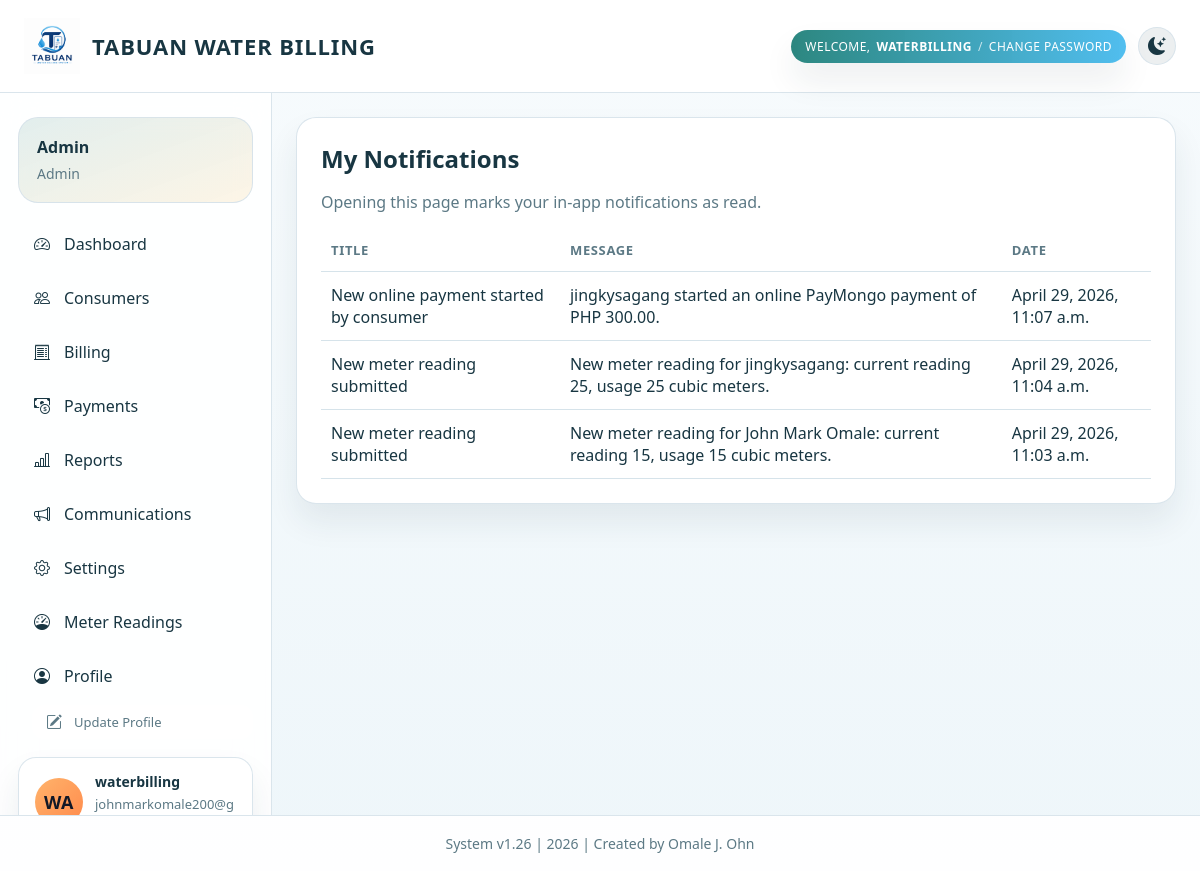
Page /notifications/ (signed in) on the earlier database version.
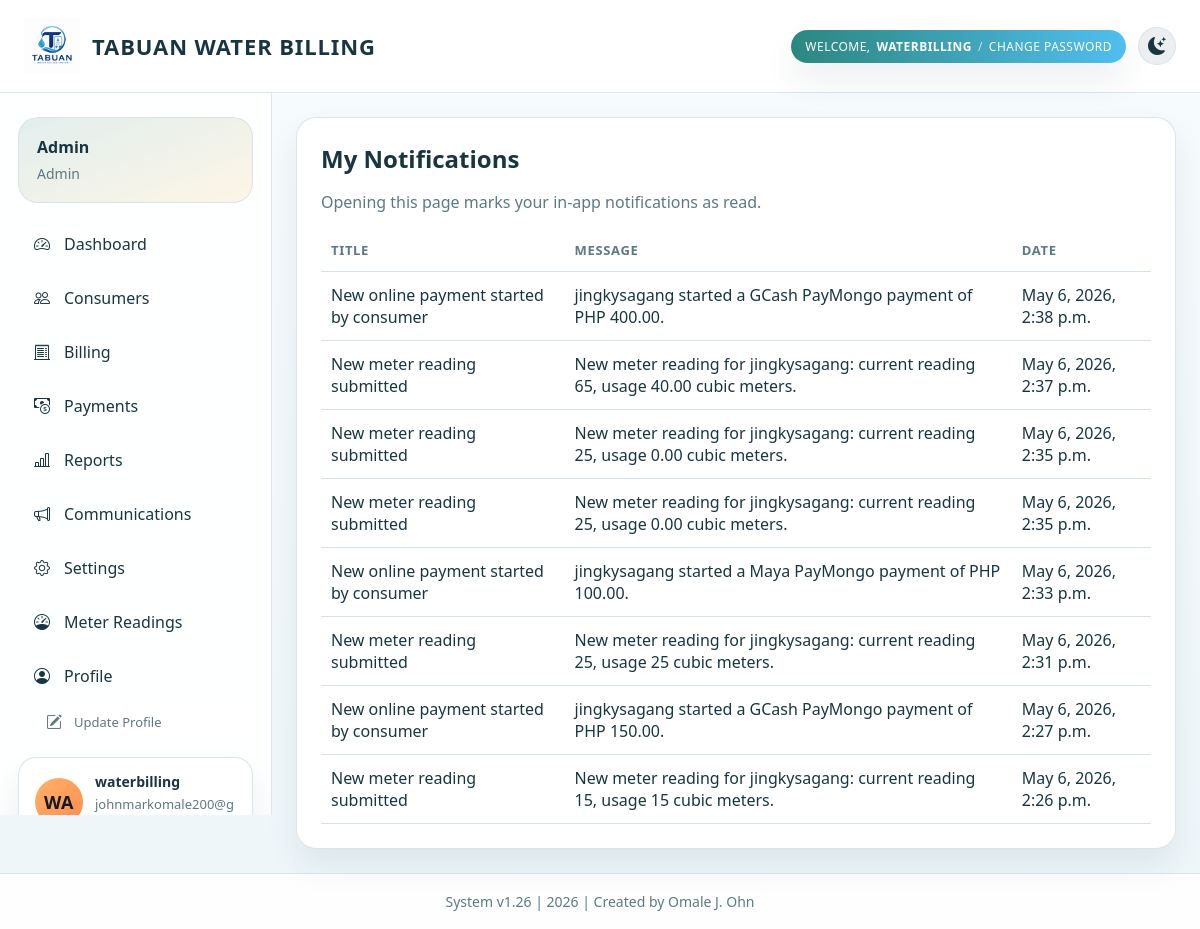
Same page on the later database version.
### billing/models.py (models this page shows, shortened)
class Notification(models.Model):
    class Channels(models.TextChoices):
        IN_APP = 'in_app', 'In App'
        EMAIL = 'email', 'Email'
        SMS = 'sms', 'SMS'
    class Types(models.TextChoices):
        GENERAL = 'general', 'General'
        BILL_DUE = 'bill_due', 'Bill Due'
        PAYMENT = 'payment', 'Payment'
        READING = 'reading', 'Meter Reading'
        ADMIN = 'admin', 'Admin'
    class Statuses(models.TextChoices):
        PENDING = 'pending', 'Pending'
        SENT = 'sent', 'Sent'
        FAILED = 'failed', 'Failed'
    recipient = models.ForeignKey(
        settings.AUTH_USER_MODEL,
        on_delete=models.CASCADE,
        null=True,
        blank=True,
        related_name='billing_notifications',
    )
    consumer = models.ForeignKey(Consumer, on_delete=models.CASCADE, null=True, blank=True, related_name='notifications')
    billing = models.ForeignKey(BillingRecord, on_delete=models.SET_NULL, null=True, blank=True, related_name='notifications')
    payment = models.ForeignKey(Payment, on_delete=models.SET_NULL, null=True, blank=True, related_name='notifications')
    meter_reading = models.ForeignKey(
        MeterReading,
        on_delete=models.SET_NULL,
        null=True,
        blank=True,
        related_name='notifications',
    )
    channel = models.CharField(max_length=20, choices=Channels.choices, default=Channels.IN_APP)
    notification_type = models.CharField(max_length=20, choices=Types.choices, default=Types.GENERAL)
    title = models.CharField(max_length=255)
    message = models.TextField()
    status = models.CharField(max_length=20, choices=Statuses.choices, default=Statuses.PENDING)
    is_read = models.BooleanField(default=False)
    response_message = models.TextField(blank=True)
    created_at = models.DateTimeField(auto_now_add=True)
    class Meta:
        ordering = ['-created_at']

### billing/views.py (the view)
# urls.py: path('notifications/', views.notifications_view, name='notifications'),
@login_required
def notifications_view(request):
    Notification.objects.filter(
        recipient=request.user,
        channel=Notification.Channels.IN_APP,
        is_read=False,
    ).update(is_read=True)
    notifications = Notification.objects.filter(recipient=request.user, channel=Notification.Channels.IN_APP)
    return render(request, 'billing/notifications.html', {'notifications': notifications})

### billing/models.py (called while the page is built)
    @classmethod
    def load(cls):
        defaults = {
            'rate_per_m3': Decimal('20.00'),
            'billing_due_days': 15,
            'enable_cash_payments': True,
            'enable_online_payments': True,
            'notify_by_email': True,
            'notify_by_sms': False,
        }
        settings_obj, _ = cls.objects.get_or_create(pk=1, defaults=defaults)
        return settings_obj

### billing/permissions.py (called while the page is built)
def get_user_profile(user, create=False):
    if create:
        return ensure_user_profile(user)
    if not getattr(user, 'is_authenticated', False):
        return None
    return ConsumerProfile.objects.filter(user=user).first()

def get_user_role(user, create=False):
    if not getattr(user, 'is_authenticated', False):
        return None
    if user.is_staff or user.is_superuser:
        return ConsumerProfile.Roles.ADMIN
    profile = get_user_profile(user, create=create)
    return profile.role if profile else ConsumerProfile.Roles.CONSUMER

def get_linked_consumer(user):
    profile = get_user_profile(user)
    if not profile:
        return None
    return getattr(profile, 'consumer_record', None)

### templates/billing/notifications.html (shortened to what this page needs)
{% extends 'base.html' %}
{% block content %}
<section class="page-wrap">
    <div class="table-card">
        <h2 class="page-title">My Notifications</h2>
        <p class="muted">Opening this page marks your in-app notifications as read.</p>
        <table>
            <thead><tr><th>Title</th><th>Message</th><th>Date</th></tr></thead>
            <tbody>
                {% for item in notifications %}
                    <tr>
                        <td>{{ item.title }}</td>
                        <td>{{ item.message }}</td>
                        <td>{{ item.created_at }}</td>
                    </tr>
                {% empty %}
                    <tr><td colspan="3" class="empty-state">No notifications available.</td></tr>
                {% endfor %}
            </tbody>
        </table>
    </div>
</section>
{% endblock %}

### templates/base.html (shortened to what this page needs)
{% load static %}
<!DOCTYPE html>
<html lang="en">
<head>
    <link rel="stylesheet" href="https://cdn.jsdelivr.net/npm/bootstrap-icons@1.11.3/font/bootstrap-icons.min.css">
</head>
<body>
    <header class="site-header">
        <div class="header-wrap">
            <div class="header-brand">
                <img src="{% static 'legacy_img/tabuan-logo.png' %}" alt="Tabuan Water Billing System Logo" class="brand-logo">
                <div class="brand-block">
                    <strong>Tabuan Water Billing</strong>
                </div>
            </div>
            <div class="header-actions">
                {% if user.is_authenticated %}
                    <div class="header-utility-nav">
                        <span>Welcome,</span>
                        <span class="header-utility-user">{{ user.username }}</span>
                        <span class="header-utility-separator">/</span>
                        <a href="{% url 'password_change' %}">Change Password</a>
                    </div>
                    <button type="button" class="theme-toggle compact-theme-toggle" id="theme-toggle" aria-label="Switch theme">
                        <i class="bi bi-moon-stars-fill theme-toggle-icon" aria-hidden="true"></i>
                    </button>
                {% endif %}
            </div>
        </div>
    </header>
    {% if user.is_authenticated %}
        <div class="app-shell">
            <aside class="app-sidebar" id="app-sidebar">
                <div class="sidebar-panel">
                    <div class="sidebar-user">
                        <strong>{{ current_profile.full_name|default:user.username }}</strong>
                        <span>{{ current_profile.get_role_display|default:current_role|title }}</span>
                    </div>
                    <nav class="sidebar-nav">
                        {% for item in navigation_items %}
                            <div class="sidebar-link-stack">
                                <a href="{% url item.url_name %}{% if item.fragment %}#{{ item.fragment }}{% endif %}" class="sidebar-link {% if item.active %}active{% endif %}">
                                    <span class="sidebar-link-main">
                                        <i class="sidebar-link-icon bi {{ item.icon|default:'bi-circle' }}" aria-hidden="true"></i>
                                        <span class="sidebar-link-label">{{ item.label }}</span>
                                    </span>
                                </a>
                                {% if item.url_name == 'profile' %}
                                    <a href="{% url 'profile' %}" class="sidebar-sublink {% if current_url_name == 'profile' %}active{% endif %}">
                                        <i class="sidebar-sublink-icon bi bi-pencil-square" aria-hidden="true"></i>
                                        <span>Update Profile</span>
                                    </a>
                                {% endif %}
                            </div>
                        {% endfor %}
                    </nav>
                    <div class="sidebar-footer">
                        <div class="sidebar-account-card">
                            <div class="sidebar-account-avatar">
                                {{ user.username|slice:":2"|upper }}
                            </div>
                            <div class="sidebar-account-copy">
                                <strong>{{ user.username }}</strong>
                                <span>{{ current_profile.email|default:user.email|default:'No email configured' }}</span>
                            </div>
                        </div>
                    </div>
                </div>
            </aside>
            <main class="app-main">
    {% endif %}
    {% block content %}{% endblock %}
    {% if user.is_authenticated %}
            </main>
        </div>
    {% endif %}
    <footer class="system-footer">System v1.26 | 2026 | Created by Omale J. Ohn</footer>
</body>
</html>

Differences in the rows shown:
removed Notification: title "New online payment started by consumer", message "jingkysagang started an online PayMongo payment of PHP 300.00.", created_at "April 29, 2026, 11:07 a.m."
removed Notification: title "New meter reading submitted", message "New meter reading for jingkysagang: current reading 25, usage 25 cubic meters.", created_at "April 29, 2026, 11:04 a.m."
removed Notification: title "New meter reading submitted", message "New meter reading for John Mark Omale: current reading 15, usage 15 cubic meters.", created_at "April 29, 2026, 11:03 a.m."
added Notification: title "New online payment started by consumer", message "jingkysagang started a GCash PayMongo payment of PHP 400.00.", created_at "May 6, 2026, 2:38 p.m."
added Notification: title "New meter reading submitted", message "New meter reading for jingkysagang: current reading 65, usage 40.00 cubic meters.", created_at "May 6, 2026, 2:37 p.m."
added Notification: title "New meter reading submitted", message "New meter reading for jingkysagang: current reading 25, usage 0.00 cubic meters.", created_at "May 6, 2026, 2:35 p.m."
added Notification: title "New meter reading submitted", message "New meter reading for jingkysagang: current reading 25, usage 0.00 cubic meters.", created_at "May 6, 2026, 2:35 p.m."
added Notification: title "New online payment started by consumer", message "jingkysagang started a Maya PayMongo payment of PHP 100.00.", created_at "May 6, 2026, 2:33 p.m."
added Notification: title "New meter reading submitted", message "New meter reading for jingkysagang: current reading 25, usage 25 cubic meters.", created_at "May 6, 2026, 2:31 p.m."
added Notification: title "New online payment started by consumer", message "jingkysagang started a GCash PayMongo payment of PHP 150.00.", created_at "May 6, 2026, 2:27 p.m."
added Notification: title "New meter reading submitted", message "New meter reading for jingkysagang: current reading 15, usage 15 cubic meters.", created_at "May 6, 2026, 2:26 p.m."
